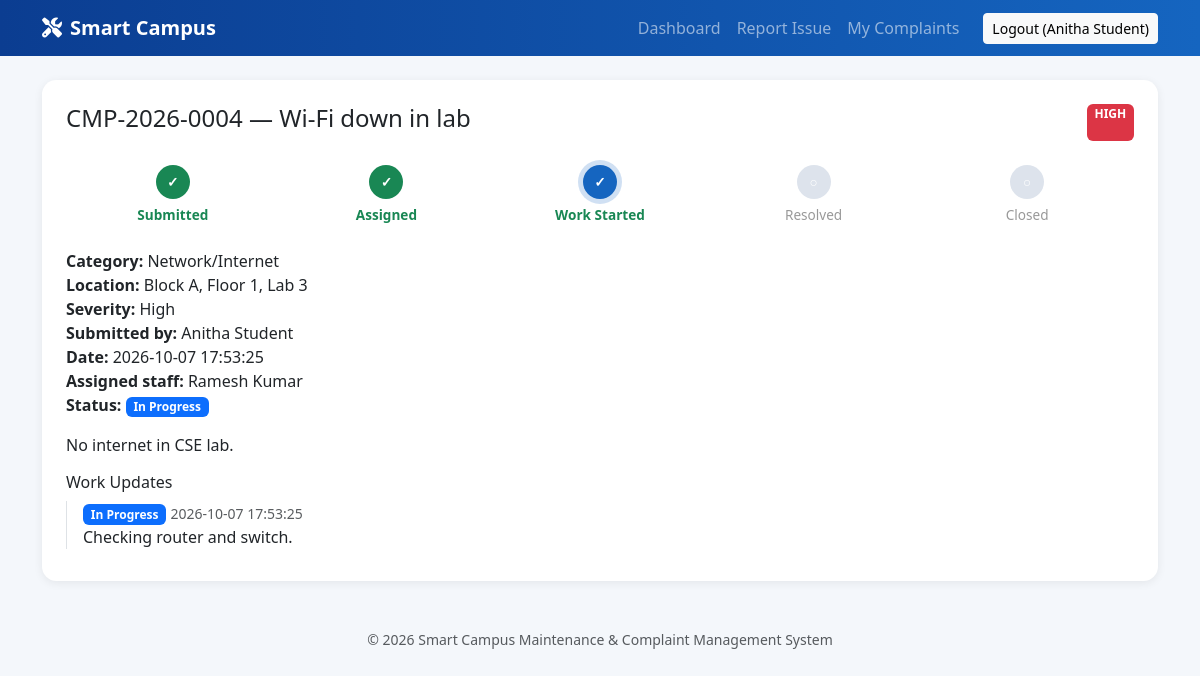
Page /user/complaint_details.php?id=4 (signed in) on the committed database.
### tables this page shows
CREATE TABLE complaints(id INT AUTO_INCREMENT PRIMARY KEY,user_id INT NOT NULL,category VARCHAR(40),title VARCHAR(150),description TEXT,location VARCHAR(150),severity ENUM('Low','Medium','High'),priority ENUM('LOW','MEDIUM','HIGH'),image VARCHAR(255),status ENUM('Pending','Assigned','In Progress','Resolved','Closed') DEFAULT 'Pending',created_at TIMESTAMP DEFAULT CURRENT_TIMESTAMP,updated_at TIMESTAMP DEFAULT CURRENT_TIMESTAMP ON UPDATE CURRENT_TIMESTAMP,FOREIGN KEY(user_id) REFERENCES users(id) ON DELETE CASCADE);

CREATE TABLE users(id INT AUTO_INCREMENT PRIMARY KEY,name VARCHAR(100) NOT NULL,email VARCHAR(100) NOT NULL UNIQUE,password VARCHAR(255) NOT NULL,phone VARCHAR(15),department VARCHAR(80),role ENUM('user','staff','admin') DEFAULT 'user',created_at TIMESTAMP DEFAULT CURRENT_TIMESTAMP);

CREATE TABLE staff(id INT AUTO_INCREMENT PRIMARY KEY,name VARCHAR(100),email VARCHAR(100),phone VARCHAR(15),department VARCHAR(80),specialization VARCHAR(80),status ENUM('Active','Inactive') DEFAULT 'Active');

CREATE TABLE updates(id INT AUTO_INCREMENT PRIMARY KEY,complaint_id INT,staff_id INT,status VARCHAR(20),notes TEXT,updated_at TIMESTAMP DEFAULT CURRENT_TIMESTAMP,FOREIGN KEY(complaint_id) REFERENCES complaints(id) ON DELETE CASCADE,FOREIGN KEY(staff_id) REFERENCES staff(id) ON DELETE CASCADE);

### user/complaint_details.php (the view, shortened to what this page needs)
<?php require '../includes/auth.php';require_role('user');$id=(int)($_GET['id']??0);$msg='';
$st=$db->prepare('SELECT c.*,u.name uname FROM complaints c JOIN users u ON u.id=c.user_id WHERE c.id=? AND c.user_id=?');$st->bind_param('ii',$id,$_SESSION['uid']);$st->execute();$c=$st->get_result()->fetch_assoc();
$a=$db->query("SELECT s.name FROM assignments a JOIN staff s ON s.id=a.staff_id WHERE a.complaint_id=$id ORDER BY a.id DESC LIMIT 1")->fetch_assoc();
$ups=$db->query("SELECT * FROM updates WHERE complaint_id=$id ORDER BY id DESC");
$steps=['Pending'=>'Submitted','Assigned'=>'Assigned','In Progress'=>'Work Started','Resolved'=>'Resolved','Closed'=>'Closed'];$cur=array_search($c['status'],array_keys($steps));
$title='Complaint Details';include '../includes/header.php';?>
<div class="card p-4"><div class="d-flex justify-content-between"><h4><?=cid($c)?> &mdash; <?=e($c['title'])?></h4><?=badge($c['priority'])?></div>
<ul class="timeline"><?php $i=0;foreach($steps as $l):?><li class="<?=$i<$cur?'done':($i==$cur?'done now':'')?>"><div class="dot"><?=$i<=$cur?'&#10003;':'&#9675;'?></div><?=$l?></li><?php $i++;endforeach;?></ul>
<div class="row"><div class="col-md-6"><p><b>Category:</b> <?=e($c['category'])?><br><b>Location:</b> <?=e($c['location'])?><br><b>Severity:</b> <?=e($c['severity'])?><br><b>Submitted by:</b> <?=e($c['uname'])?><br><b>Date:</b> <?=$c['created_at']?><br><b>Assigned staff:</b> <?=e($a['name']??'Not yet assigned')?><br><b>Status:</b> <?=badge($c['status'])?></p>
<p><?=nl2br(e($c['description']))?></p></div><div class="col-md-6"><?php if($c['image']):?><img class="img-fluid rounded" src="<?=BASE?>uploads/complaints/<?=e($c['image'])?>"><?php endif;?></div></div>
<h6>Work Updates</h6><?php while($u=$ups->fetch_assoc()):?><div class="border-start ps-3 mb-2"><?=badge($u['status'])?> <small class="text-muted"><?=$u['updated_at']?></small><br><?=e($u['notes'])?></div><?php endwhile;?>
</div>
<?php include '../includes/footer.php';?>

### config/database.php (shortened to what this page needs)
<?php
function e($s){return htmlspecialchars((string)$s,ENT_QUOTES,'UTF-8');}
function cid($c){return 'CMP-'.date('Y',strtotime($c['created_at'])).'-'.str_pad($c['id'],4,'0',STR_PAD_LEFT);}
function badge($t){$m=['HIGH'=>'danger','MEDIUM'=>'warning text-dark','LOW'=>'success','Pending'=>'secondary','Assigned'=>'info text-dark','In Progress'=>'primary','Resolved'=>'success','Closed'=>'dark'];
 return '<span class="badge bg-'.($m[$t]??'secondary').'">'.e($t).'</span>';}

### assets/css/style.css (style rules this page uses)
body { background:#f4f7fb;font-family:'Segoe UI',system-ui,sans-serif }
.card { border:0;border-radius:.9rem;box-shadow:0 2px 10px rgba(0,0,0,.07);transition:.25s }
.timeline { display:flex;justify-content:space-between;list-style:none;padding:0;margin:1.5rem 0 }
.timeline li { flex:1;text-align:center;font-size:.85rem;color:#999 }
.timeline li .dot { width:34px;height:34px;border-radius:50%;background:#dde3ec;margin:0 auto 6px;line-height:34px;color:#fff }
.timeline li.done { color:#198754;font-weight:600 }
.timeline li.done .dot { background:#198754 }
.timeline li.now .dot { background:#1565c0;box-shadow:0 0 0 5px rgba(21,101,192,.2) }

### rows in the picture
complaints: cid($c) "CMP-2026-0004", title "Wi-Fi down in lab", priority "HIGH In Progress", status "In Progress" (drawn), category "Network/Internet", location "Block A, Floor 1, Lab 3", severity "High", user.name "Anitha Student", created_at "2026-10-07 17:53:25", description "No internet in CSE lab."
staff: name "Ramesh Kumar"
updates: status "In Progress", updated_at "2026-10-07 17:53:25", notes "Checking router and switch."

### other values in the picture
$_SESSION['name'] "Anitha Student"
$l "Submitted"
$l "Assigned"
$l "Work Started"
$l "Resolved"
$l "Closed"
